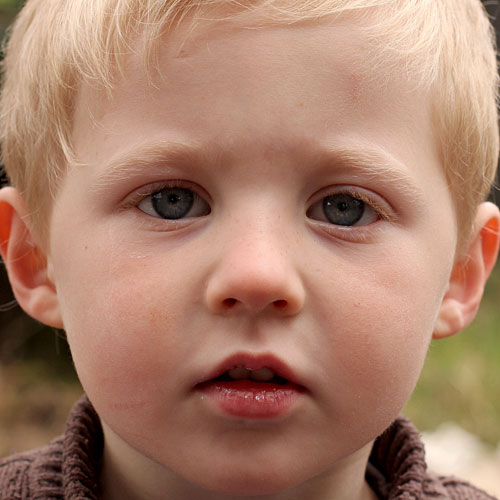
%> input picture child1.jpg, 500 x 500 px
$ octave cpselct.m   (GNU Octave 9; MATLAB toolbox functions it lacks are replaced by stand-ins)
%> lines starting %> are read from the running program, lines starting %| are printed output that depends on the picture
%select feature points by hand
A = imread('child1.jpg');
%> A is the input picture: size 500x500x3 uint8; mean R, G, B 169.4, 127.9, 107.3
B = imread('child2.jpg');
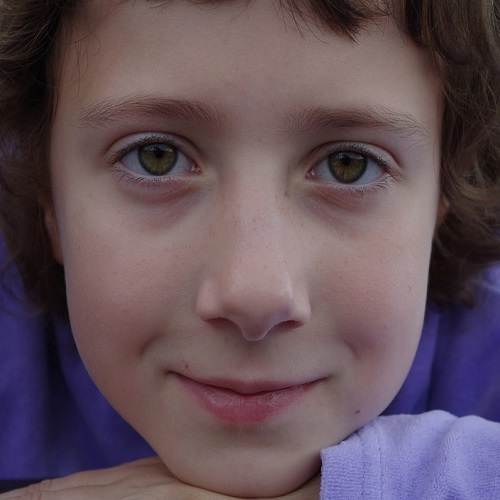
%> input picture child2.jpg, 500 x 500 px
%> B is the input picture: size 500x500x3 uint8; mean R, G, B 98.4, 79.8, 88.6
A = rgb2gray(A);
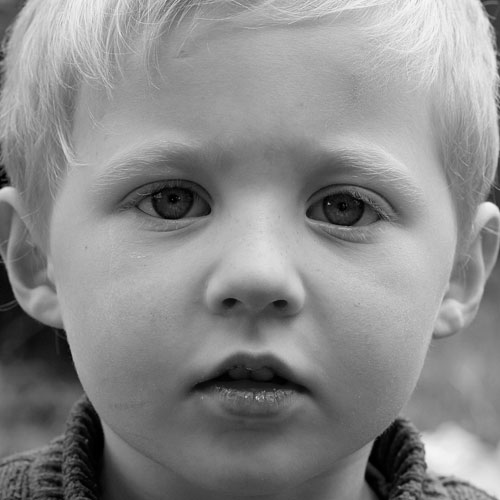
%> A: size 500x500 uint8; min 0, max 248, mean 138
B =rgb2gray(B);
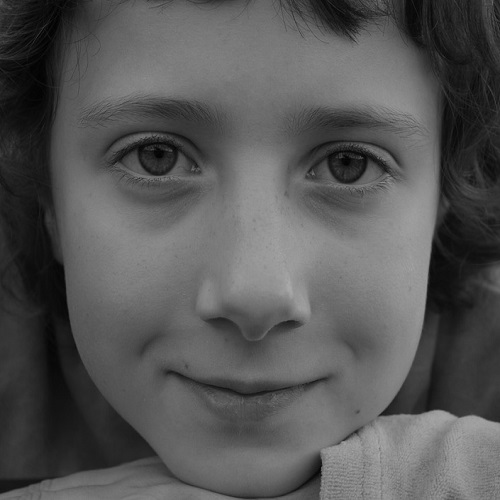
%> B: size 500x500 uint8; min 0, max 169, mean 86.4

[m,n]=size(A);
%> m = 500; n = 500

iptsetpref('ImshowBorder','tight');
%> (the run ends here)
